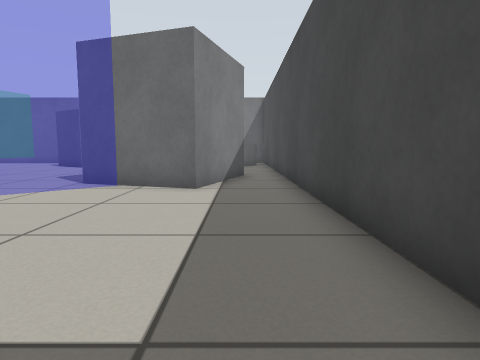
[1] (above)

20 first-person views from a walk through a Gazebo world. The camera is 0.5 m above the floor, tilts 6° down and sees 75° across. The floor is counted in squares, 0.5 m on a side. Each view is taken from the middle of a square. On the plan, view 1 faces up. The plan holds only what a view shows up to about 12 squares ahead; the rest is blank.

[2]
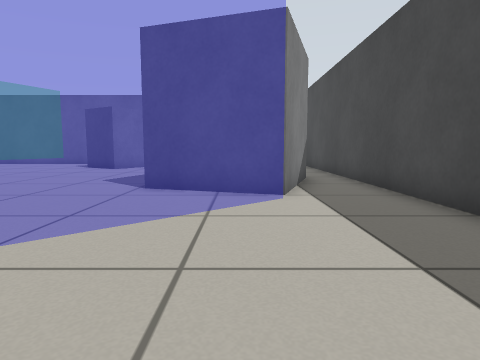

[3]
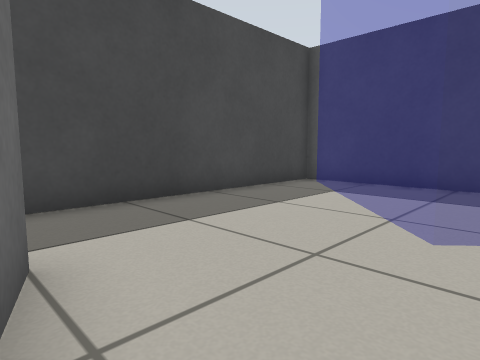

[4]
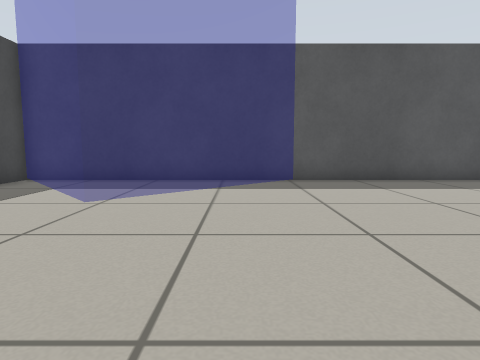

[5]
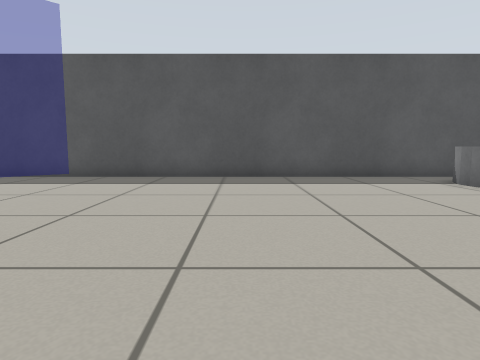

[6]
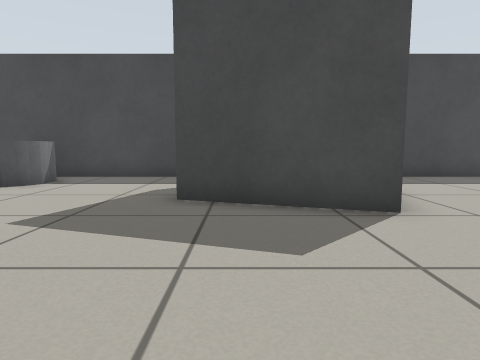

[7]
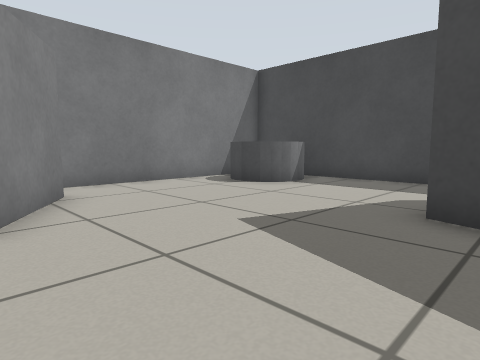

[8]
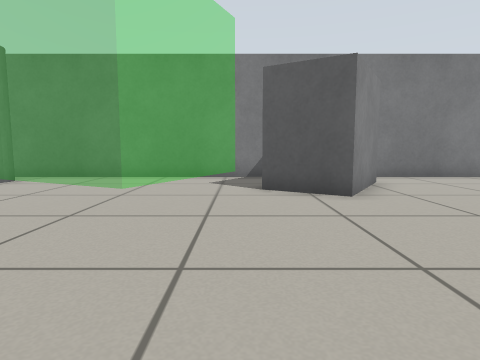

[9]
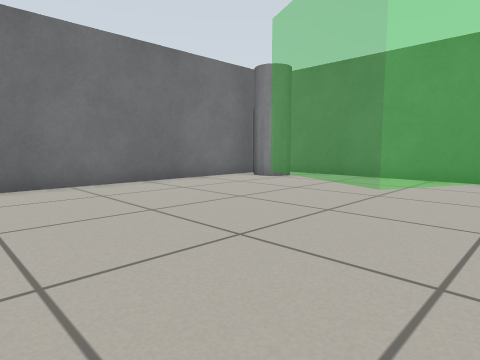

[10]
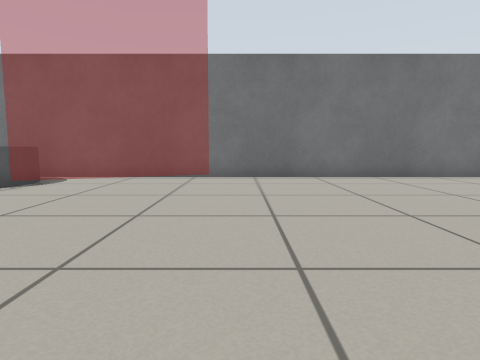

[11]
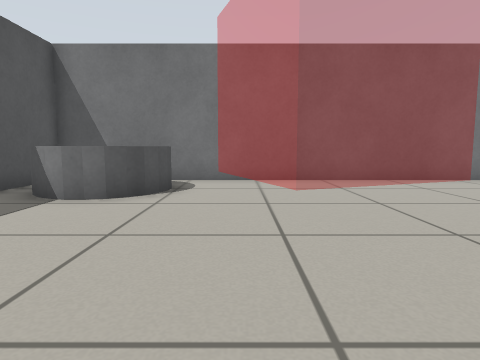

[12]
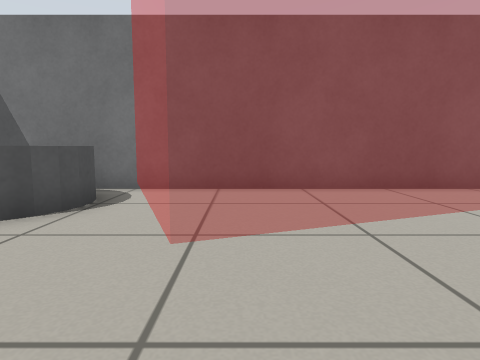

[13]
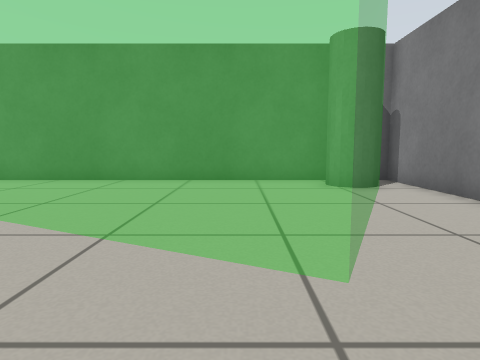

[14]
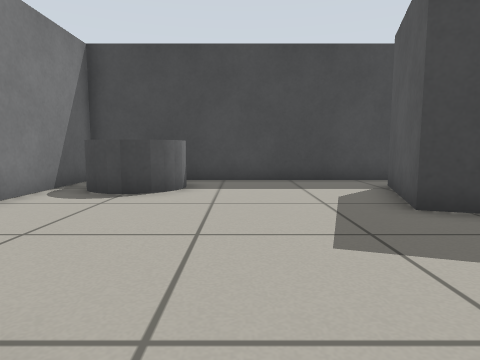

[15]
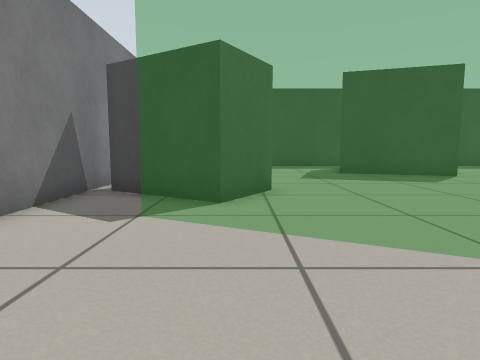

[16]
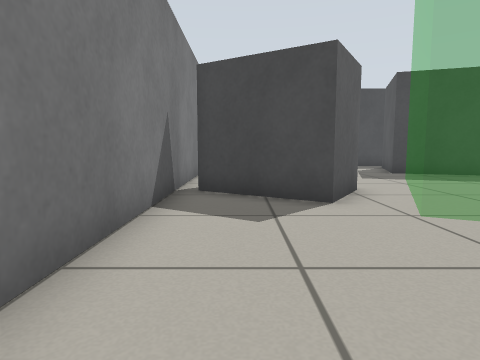

[17]
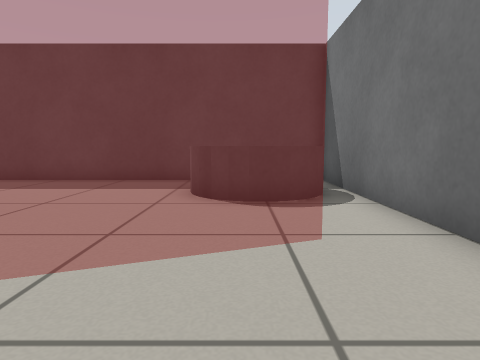

[18]
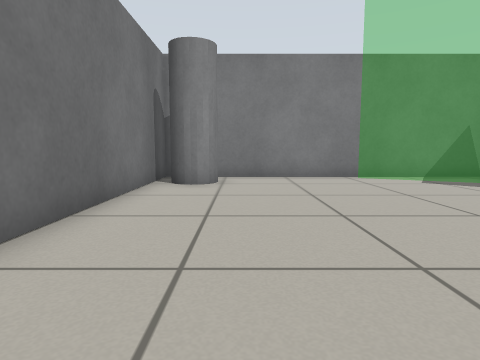

[19]
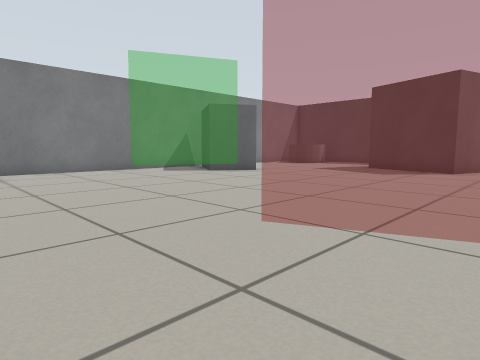

[20]
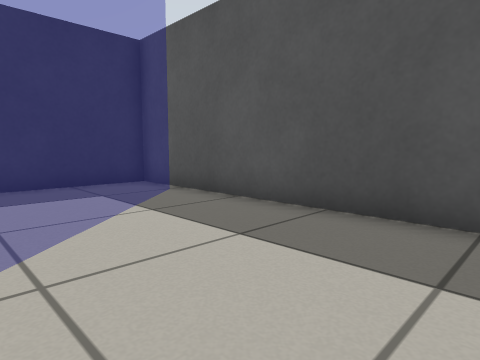

### Floor plan
Key: @ floor where view 1 was taken; # wall or solid block; . floor; B grey box; C grey cylinder.
Columns run from 19 left of view 1 to 2 right of it. Each row starts with its distance up from view 1.
 20 ######################
 19 #..........B........ #
 18 #CC........B B....C  #
 17 #.........B B.....CC #
 16 #.....   .BBB........#
 15 #.....    ...........#
 14 #....    ............#
 13 #......  ............#
 12 #...............BB...#
 11 #...............B BB.#
 10 #..............B   B.#
  9 #..............B  B..#
  8 #...  ..........BBB..#
  7 #..    ..............#
  6 #..    ........ .....#
  5 #...  ........   ....#
  4 #............     ...#
  3 #.CC..........   ....#
  2 #C  C.......... .....#
  1 #.  C................#
  0 #..................@.#
 -1 ######################

Positions as (right, up) in squares from view 1, and headings:
1: (0, 0), facing up
2: (-2, 1), facing up
3: (-4, 8), facing down-right
4: (-5, 9), facing down
5: (-9, 10), facing down
6: (-9, 11), facing right
7: (-8, 11), facing up-right
8: (-10, 9), facing up
9: (-10, 9), facing up-left
10: (-8, 9), facing left
11: (-9, 5), facing left
12: (-11, 6), facing left
13: (-9, 15), facing left
14: (-8, 15), facing right
15: (-15, 16), facing right
16: (-15, 18), facing right
17: (-16, 9), facing down
18: (-16, 9), facing up
19: (-18, 6), facing up-right
20: (-7, 4), facing down-right
